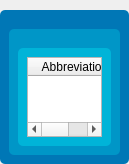
          <widget class="QWidget" name="scrollAreaWidgetContents_4">
           <property name="geometry">
            <rect>
             <x>0</x>
             <y>0</y>
             <width>129</width>
             <height>164</height>
            </rect>
           </property>
           <layout class="QGridLayout" name="gridLayout_39">
            <property name="leftMargin">
             <number>0</number>
            </property>
            <property name="topMargin">
             <number>0</number>
            </property>
            <property name="rightMargin">
             <number>0</number>
            </property>
            <property name="bottomMargin">
             <number>0</number>
            </property>
            <property name="spacing">
             <number>0</number>
            </property>
            <item row="0" column="0">
             <widget class="QGroupBox" name="groupBox_65">
              <property name="styleSheet">
               <string notr="true">QGroupBox {
    border: none;
    border-radius: 5px;
    margin-top: 10px; /* leave space at the top for the title */
    font-weight: bold;
	font-size: 14px;
	background-color: rgb(0, 119, 182);
}

QGroupBox::title {
    subcontrol-origin: margin;
    subcontrol-position: top; /* position at the top center */
    padding: 3 8px;
    color: #2c3e50;
	border-radius:4px;
	background-color:  rgb(248, 248, 248);
	font: 57 14px &quot;DM Mono Medium&quot;;
	
}</string>
              </property>
              <property name="title">
               <string/>
              </property>
              <layout class="QGridLayout" name="gridLayout_37">
               <item row="0" column="0">
                <widget class="QGroupBox" name="groupBox_66">
                 <property name="styleSheet">
                  <string notr="true">
QGroupBox {
	background-color: rgb(0, 150, 199);
}

QGroupBox::title {
	background-color:  rgb(248, 248, 248);
	font: 57 14px &quot;DM Mono Medium&quot;;
}
</string>
                 </property>
                 <property name="title">
                  <string/>
                 </property>
                 <layout class="QGridLayout" name="gridLayout_38">
                  <item row="0" column="0">
                   <widget class="QGroupBox" name="groupBox_69">
                    <property name="minimumSize">
                     <size>
                      <width>0</width>
                      <height>100</height>
                     </size>
                    </property>
                    <property name="styleSheet">
                     <string notr="true">
QGroupBox {
	background-color: rgb(0, 180, 216);
}

QGroupBox::title {
color: rgb(202, 240, 248);
background-color: rgb(0, 150, 199);
}</string>
                    </property>
                    <property name="title">
                     <string/>
                    </property>
                    <layout class="QGridLayout" name="gridLayout_42">
                     <item row="0" column="0">
                      <widget class="QTableWidget" name="abbriTable">
                       <column>
                        <property name="text">
                         <string>Abbreviations</string>
                        </property>
                       </column>
                       <column>
                        <property name="text">
                         <string>Full Versions</string>
                        </property>
                       </column>
                      </widget>
                     </item>
                    </layout>
                   </widget>
                  </item>
                 </layout>
                </widget>
               </item>
              </layout>
             </widget>
            </item>
           </layout>
          </widget>
